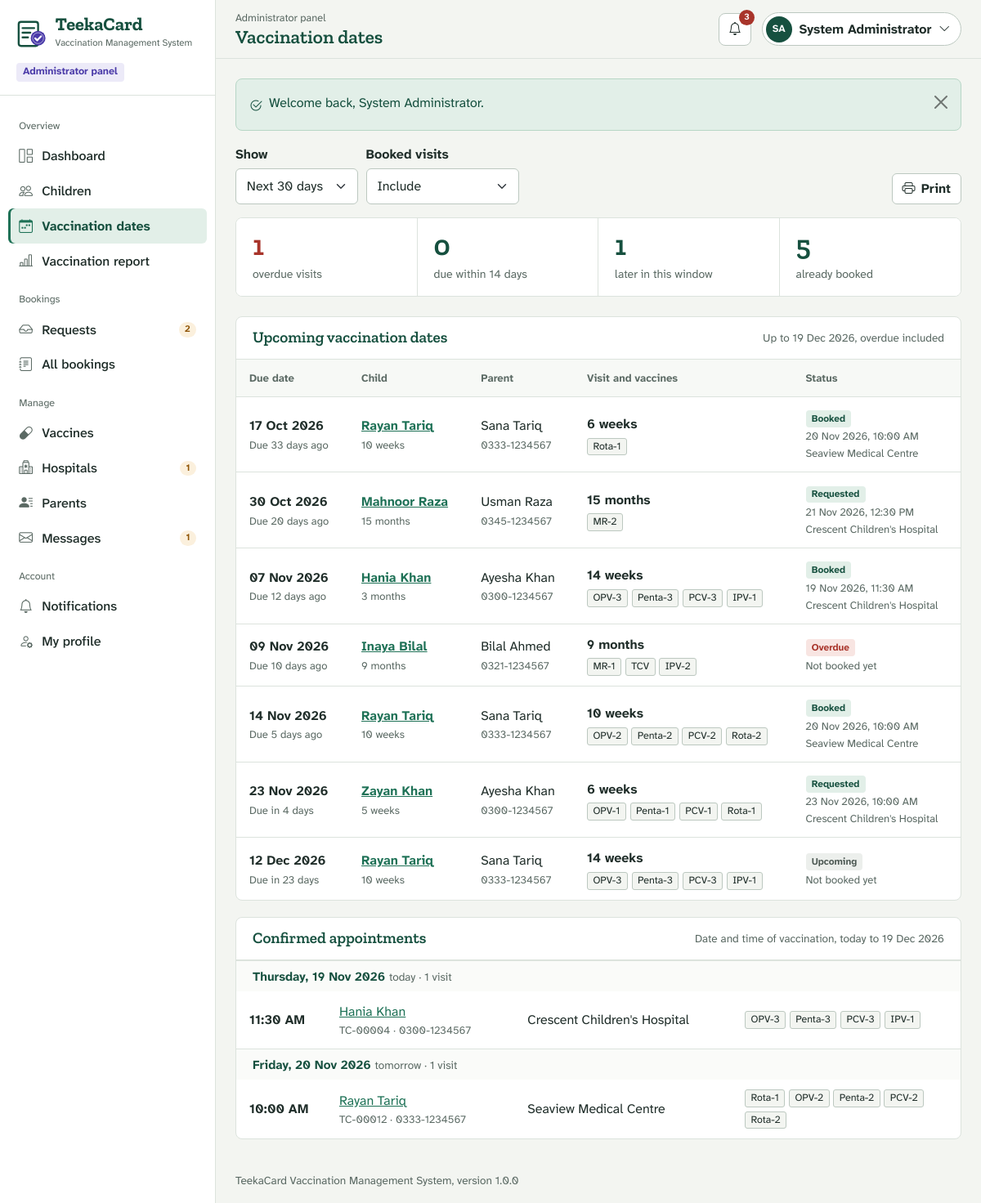
The app's page /1_Source_Code/vms/admin/due.php (signed in) with its own data.
### tables this page shows
CREATE TABLE `children` (
  `id`            INT UNSIGNED NOT NULL AUTO_INCREMENT,
  `parent_id`     INT UNSIGNED NOT NULL,
  `name`          VARCHAR(100) NOT NULL,
  `date_of_birth` DATE NOT NULL,
  `gender`        ENUM('Male','Female') NOT NULL,
  `blood_group`   VARCHAR(5) NULL DEFAULT NULL,
  `birth_weight`  DECIMAL(4,2) NULL DEFAULT NULL COMMENT 'kg',
  `notes`         VARCHAR(255) NULL DEFAULT NULL COMMENT 'allergies / medical notes',
  `created_at`    DATETIME NOT NULL DEFAULT CURRENT_TIMESTAMP,
  `updated_at`    DATETIME NULL DEFAULT NULL ON UPDATE CURRENT_TIMESTAMP,
  PRIMARY KEY (`id`),
  KEY `idx_child_parent` (`parent_id`),
  CONSTRAINT `fk_child_parent` FOREIGN KEY (`parent_id`)
    REFERENCES `parents` (`id`) ON DELETE CASCADE
);

CREATE TABLE `parents` (
  `id`         INT UNSIGNED NOT NULL AUTO_INCREMENT,
  `name`       VARCHAR(100) NOT NULL,
  `email`      VARCHAR(150) NOT NULL,
  `phone`      VARCHAR(20)  NOT NULL,
  `cnic`       VARCHAR(15)  NULL DEFAULT NULL,
  `city`       VARCHAR(60)  NOT NULL,
  `address`    VARCHAR(255) NULL DEFAULT NULL,
  `password`   VARCHAR(255) NOT NULL,
  `status`     ENUM('Active','Blocked') NOT NULL DEFAULT 'Active',
  `created_at` DATETIME NOT NULL DEFAULT CURRENT_TIMESTAMP,
  `updated_at` DATETIME NULL DEFAULT NULL ON UPDATE CURRENT_TIMESTAMP,
  PRIMARY KEY (`id`),
  UNIQUE KEY `uq_parent_email` (`email`)
);

CREATE TABLE `vaccines` (
  `id`               INT UNSIGNED NOT NULL AUTO_INCREMENT,
  `name`             VARCHAR(100) NOT NULL,
  `short_name`       VARCHAR(20)  NOT NULL,
  `protects_against` VARCHAR(255) NOT NULL,
  `age_days`         INT UNSIGNED NOT NULL DEFAULT 0,
  `age_label`        VARCHAR(30)  NOT NULL,
  `route`            VARCHAR(50)  NULL DEFAULT NULL,
  `description`      TEXT NULL,
  `status`           ENUM('Available','Unavailable') NOT NULL DEFAULT 'Available',
  `created_at`       DATETIME NOT NULL DEFAULT CURRENT_TIMESTAMP,
  `updated_at`       DATETIME NULL DEFAULT NULL ON UPDATE CURRENT_TIMESTAMP,
  PRIMARY KEY (`id`),
  UNIQUE KEY `uq_vaccine_short` (`short_name`),
  KEY `idx_vaccine_age` (`age_days`)
);

CREATE TABLE `appointments` (
  `id`                 INT UNSIGNED NOT NULL AUTO_INCREMENT,
  `parent_id`          INT UNSIGNED NOT NULL,
  `child_id`           INT UNSIGNED NOT NULL,
  `hospital_id`        INT UNSIGNED NOT NULL,
  `appointment_date`   DATE NOT NULL,
  `appointment_time`   TIME NOT NULL,
  `parent_note`        VARCHAR(255) NULL DEFAULT NULL,
  `request_status`     ENUM('Pending','Approved','Rejected','Cancelled') NOT NULL DEFAULT 'Pending',
  `admin_remark`       VARCHAR(255) NULL DEFAULT NULL,
  `decided_at`         DATETIME NULL DEFAULT NULL,
  `vaccination_status` ENUM('Pending','Vaccinated','Partially Vaccinated','Not Vaccinated') NOT NULL DEFAULT 'Pending',
  `hospital_remark`    VARCHAR(255) NULL DEFAULT NULL,
  `completed_at`       DATETIME NULL DEFAULT NULL,
  `created_at`         DATETIME NOT NULL DEFAULT CURRENT_TIMESTAMP,
  `updated_at`         DATETIME NULL DEFAULT NULL ON UPDATE CURRENT_TIMESTAMP,
  PRIMARY KEY (`id`),
  KEY `idx_appt_date` (`appointment_date`),
  KEY `idx_appt_request` (`request_status`),
  KEY `idx_appt_vacc` (`vaccination_status`),
  CONSTRAINT `fk_appt_parent`   FOREIGN KEY (`parent_id`)   REFERENCES `parents` (`id`)   ON DELETE CASCADE,
  CONSTRAINT `fk_appt_child`    FOREIGN KEY (`child_id`)    REFERENCES `children` (`id`)  ON DELETE CASCADE,
   
   
  CONSTRAINT `fk_appt_hospital` FOREIGN KEY (`hospital_id`) REFERENCES `hospitals` (`id`) ON DELETE RESTRICT
);

CREATE TABLE `hospitals` (
  `id`         INT UNSIGNED NOT NULL AUTO_INCREMENT,
  `name`       VARCHAR(150) NOT NULL,
  `email`      VARCHAR(150) NOT NULL,
  `phone`      VARCHAR(20)  NOT NULL,
  `city`       VARCHAR(60)  NOT NULL,
  `address`    VARCHAR(255) NOT NULL,
  `location`   VARCHAR(255) NULL DEFAULT NULL COMMENT 'Area / landmark / map link',
  `timings`    VARCHAR(100) NULL DEFAULT NULL,
  `password`   VARCHAR(255) NOT NULL,
  `status`     ENUM('Pending','Active','Inactive') NOT NULL DEFAULT 'Pending',
  `created_at` DATETIME NOT NULL DEFAULT CURRENT_TIMESTAMP,
  `updated_at` DATETIME NULL DEFAULT NULL ON UPDATE CURRENT_TIMESTAMP,
  PRIMARY KEY (`id`),
  UNIQUE KEY `uq_hospital_email` (`email`),
  KEY `idx_hospital_city` (`city`),
  KEY `idx_hospital_status` (`status`)
);

CREATE TABLE `appointment_vaccines` (
  `id`             INT UNSIGNED NOT NULL AUTO_INCREMENT,
  `appointment_id` INT UNSIGNED NOT NULL,
  `vaccine_id`     INT UNSIGNED NOT NULL,
  `status`         ENUM('Pending','Vaccinated','Not Vaccinated') NOT NULL DEFAULT 'Pending',
  `given_at`       DATETIME NULL DEFAULT NULL,
  PRIMARY KEY (`id`),
  UNIQUE KEY `uq_appt_vaccine` (`appointment_id`, `vaccine_id`),
  KEY `idx_av_status` (`status`),
  CONSTRAINT `fk_av_appt`    FOREIGN KEY (`appointment_id`) REFERENCES `appointments` (`id`) ON DELETE CASCADE,
  CONSTRAINT `fk_av_vaccine` FOREIGN KEY (`vaccine_id`)     REFERENCES `vaccines` (`id`)     ON DELETE RESTRICT
);

### 1_Source_Code/vms/admin/due.php (the view, shortened to what the rows shown need)
<?php
$window = get('window', '30');
$showBooked = get('booked') !== 'hide';
$days       = $window === 'overdue' ? 0 : (int) $window;
$limitDate  = add_days(today(), $days);
$children = db_all(
    'SELECT c.*, p.name AS parent_name, p.phone AS parent_phone FROM children c JOIN parents p ON p.id = c.parent_id'
);
$alerts = schedule_alerts($children, $days);
$alerts = array_values(array_filter($alerts, function ($a) use ($window, $showBooked) {
    if ($window === 'overdue' && $a['state'] !== 'overdue') {
        return false;
    }
    return $showBooked || $a['state'] !== 'booked';
}));
$appointments = [];
if ($window !== 'overdue') {
    $rows = db_all(
        "SELECT a.*, c.name AS child_name, c.date_of_birth, p.phone AS parent_phone, h.name AS hospital_name
           FROM appointments a
           JOIN children c  ON c.id = a.child_id
           JOIN parents p   ON p.id = a.parent_id
           JOIN hospitals h ON h.id = a.hospital_id
          WHERE a.request_status = 'Approved' AND a.vaccination_status = 'Pending'
            AND a.appointment_date BETWEEN ? AND ?
          ORDER BY a.appointment_date, a.appointment_time",
        [today(), $limitDate]
    );
    $apptVaccines = appointment_vaccine_map(array_column($rows, 'id'));
    foreach ($rows as $r) {
        $appointments[$r['appointment_date']][] = $r;
    }
}
require APP_ROOT . '/includes/layout/panel-header.php';
?>
<section class="sheet" aria-labelledby="due-title">
    <div class="sheet-head">
        <h2 id="due-title">Upcoming vaccination dates</h2>
    </div>
    <?php if (!$alerts): ?>
        <?= empty_state('Nothing in this window', 'No child has a visit due in the selected period.') ?>
    <?php else: ?>
        <div class="table-responsive">
            <table class="table">
                <thead>
                    <tr>
                        <th scope="col">Due date</th>
                        <th scope="col">Child</th>
                        <th scope="col">Parent</th>
                        <th scope="col">Visit and vaccines</th>
                        <th scope="col">Status</th>
                    </tr>
                </thead>
                <tbody>
                    <?php foreach ($alerts as $a): ?>
                        <?php [, $cls] = state_meta($a['state']); ?>
                        <tr>
                            <td class="text-nowrap">
                                <div class="fw-600"><?= e(fmt_date($a['due_date'])) ?></div>
                                <div class="cell-sub"><?= e(due_phrase($a['due_date'])) ?></div>
                            </td>
                            <td>
                                <a class="fw-600" href="<?= url('admin/children.php?id=' . (int) $a['child']['id']) ?>"><?= e($a['child']['name']) ?></a>
                                <div class="cell-sub"><?= e(child_age($a['child']['date_of_birth'])) ?></div>
                            </td>
                            <td><?= e($a['child']['parent_name']) ?><div class="cell-sub"><?= e($a['child']['parent_phone']) ?></div></td>
                            <td>
                                <div class="fw-600 mb-1"><?= e($a['label']) ?></div>
                                <div class="dose-cells"><?php foreach ($a['doses'] as $short): ?><span class="dose-cell"><?= e($short) ?></span><?php endforeach; ?></div>
                            </td>
                            <td>
                                <?php if ($a['state'] === 'booked'): ?>
                                    <span class="state-chip state-booked"><?= ($a['booking']['status'] ?? '') === 'Approved' ? 'Booked' : 'Requested' ?></span>
                                    <div class="cell-sub"><?= e(fmt_date($a['booking']['date'])) ?>, <?= e(fmt_time($a['booking']['time'])) ?></div>
                                    <div class="cell-sub"><?= e($a['booking']['place']) ?></div>
                                <?php else: ?>
                                    <span class="state-chip <?= $cls ?>"><?= e(state_meta($a['state'])[0]) ?></span>
                                    <div class="cell-sub">Not booked yet</div>
                                <?php endif; ?>
                            </td>
                        </tr>
                    <?php endforeach; ?>
                </tbody>
            </table>
        </div>
    <?php endif; ?>
</section>
<?php if ($window !== 'overdue'): ?>
    <section class="sheet" aria-labelledby="appt-title">
        <div class="sheet-head">
            <h2 id="appt-title">Confirmed appointments</h2>
        </div>
        <?php if (!$appointments): ?>
            <?= empty_state('No confirmed appointments', 'Approved bookings in this period will be listed here.') ?>
        <?php else: ?>
            <?php foreach ($appointments as $date => $list): ?>
                <h3 class="day-heading"><?= e(fmt_date($date, 'l, d M Y')) ?> <span class="small-note fw-normal"><?= e(relative_days($date)) ?> &middot; <?= count($list) ?> visit<?= count($list) === 1 ? '' : 's' ?></span></h3>
                <div class="table-responsive">
                    <table class="table">
                        <tbody>
                            <?php foreach ($list as $r): ?>
                                <tr>
                                    <td class="text-nowrap fw-600" style="width: 110px"><?= e(fmt_time($r['appointment_time'])) ?></td>
                                    <td style="width: 26%"><a href="<?= url('admin/bookings.php?id=' . (int) $r['id']) ?>"><?= e($r['child_name']) ?></a><div class="cell-sub"><?= e(booking_ref((int) $r['id'])) ?> &middot; <?= e($r['parent_phone']) ?></div></td>
                                    <td style="width: 30%"><?= e($r['hospital_name']) ?></td>
                                    <td><?= vaccine_chips($apptVaccines[$r['id']] ?? [], false, true) ?></td>
                                </tr>
                            <?php endforeach; ?>
                        </tbody>
                    </table>
                </div>
            <?php endforeach; ?>
        <?php endif; ?>
    </section>
<?php endif; ?>
<?php require APP_ROOT . '/includes/layout/panel-footer.php'; ?>

### 1_Source_Code/vms/includes/bookings.php (shortened to what the rows shown need)
<?php
function appointment_vaccine_map(array $appointmentIds): array
{
    $ids = array_values(array_unique(array_map('intval', $appointmentIds)));
    $map = array_fill_keys($ids, []);
    $rows = db_all(
        'SELECT av.appointment_id, av.vaccine_id, av.status, av.given_at,
                v.short_name, v.name, v.status AS stock_status
           FROM appointment_vaccines av
           JOIN vaccines v ON v.id = av.vaccine_id
          WHERE av.appointment_id IN (' . db_placeholders(count($ids)) . ')
          ORDER BY v.age_days, v.id',
        $ids
    );
    foreach ($rows as $row) {
        $map[(int) $row['appointment_id']][] = $row;
    }
    return $map;
}
function vaccine_chips(array $vaccines, bool $showResult = false, bool $showStock = false): string
{
    $html = '<div class="dose-cells">';
    foreach ($vaccines as $v) {
        $class = 'dose-cell';
        $title = $v['name'];
        $html .= '<span class="' . $class . '" title="' . e($title) . '">' . e($v['short_name']) . '</span>';
    }
    return $html . '</div>';
}

### records on screen
children: name "Rayan Tariq", date_of_birth "10 weeks"
parents: name "Sana Tariq", phone "0333-1234567"
vaccines: due_date "30 Oct 2026", due_date "Due 20 days ago", age_label "15 months", short "MR-2", shows "Requested"
children: name "Mahnoor Raza", date_of_birth "15 months"
parents: name "Usman Raza", phone "0345-1234567"
appointments: appointment_date "21 Nov 2026", appointment_time "12:30 PM"
hospitals: name "Crescent Children's Hospital"
children: name "Hania Khan", date_of_birth "3 months"
parents: name "Ayesha Khan", phone "0300-1234567"
children: due_date "09 Nov 2026", due_date "Due 10 days ago", name "Inaya Bilal", date_of_birth "9 months", parent.name "Bilal Ahmed", parent.phone "0321-1234567", label "9 months", short "MR-1", short "TCV", short "IPV-2", state "Overdue"
children: name "Zayan Khan", date_of_birth "5 weeks"
appointments: appointment_time "11:30 AM", child.name "Hania Khan", id "TC-00004", parent.phone "0300-1234567", hospital.name "Crescent Children's Hospital"
appointment_vaccines: vaccine.short_name "OPV-3"
appointment_vaccines: vaccine.short_name "Penta-3"
appointment_vaccines: vaccine.short_name "PCV-3"
appointment_vaccines: vaccine.short_name "IPV-1"
appointments: appointment_time "10:00 AM", child.name "Rayan Tariq", id "TC-00012", parent.phone "0333-1234567", hospital.name "Seaview Medical Centre"
appointment_vaccines: vaccine.short_name "Rota-1"
appointment_vaccines: vaccine.short_name "OPV-2"
appointment_vaccines: vaccine.short_name "Penta-2"
appointment_vaccines: vaccine.short_name "PCV-2"
appointment_vaccines: vaccine.short_name "Rota-2"

### other values on screen
APP_NAME "TeekaCard"
APP_TAGLINE "Vaccination Management System"
$panelRoleCfg['label'] "Administrator"
$navGroup "Overview"
$navLabel "Dashboard"
$navLabel "Children"
$navLabel "Vaccination dates"
$navLabel "Vaccination report"
$navGroup "Bookings"
$navLabel "Requests"
$navCount "2"
$navLabel "All bookings"
$navGroup "Manage"
$navLabel "Vaccines"
$navLabel "Hospitals"
